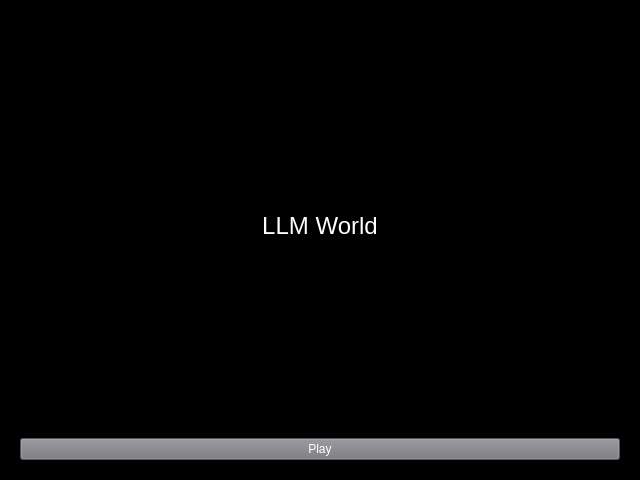
<?xml version="1.0" encoding="UTF-8"?>
<ui version="4.0">
 <class>Form</class>
 <widget class="QWidget" name="Form">
  <property name="geometry">
   <rect>
    <x>0</x>
    <y>0</y>
    <width>640</width>
    <height>480</height>
   </rect>
  </property>
  <property name="windowTitle">
   <string>LLM World</string>
  </property>
  <property name="autoFillBackground">
   <bool>false</bool>
  </property>
  <property name="styleSheet">
   <string notr="true">background-color: rgb(0, 0, 0);</string>
  </property>
  <layout class="QVBoxLayout" name="verticalLayout">
   <item>
    <widget class="QWidget" name="widget" native="true">
     <property name="autoFillBackground">
      <bool>false</bool>
     </property>
     <property name="styleSheet">
      <string notr="true"/>
     </property>
     <layout class="QGridLayout" name="gridLayout">
      <item row="0" column="0">
       <widget class="QLabel" name="label">
        <property name="styleSheet">
         <string notr="true">QLabel
{
	font: 700 20pt &quot;Ubuntu&quot;;
	color: rgb(255, 255, 255)
}</string>
        </property>
        <property name="text">
         <string>&lt;html&gt;&lt;head/&gt;&lt;body&gt;&lt;p&gt;&lt;span style=&quot; font-size:18pt;&quot;&gt;LLM World&lt;/span&gt;&lt;/p&gt;&lt;/body&gt;&lt;/html&gt;</string>
        </property>
        <property name="alignment">
         <set>Qt::AlignCenter</set>
        </property>
       </widget>
      </item>
      <item row="1" column="0">
       <widget class="QPushButton" name="pushButton">
        <property name="styleSheet">
         <string notr="true">background-color: rgb(119, 118, 123);
color: rgb(255, 255, 255);</string>
        </property>
        <property name="text">
         <string>Play</string>
        </property>
       </widget>
      </item>
     </layout>
    </widget>
   </item>
  </layout>
 </widget>
 <resources/>
 <connections/>
</ui>
